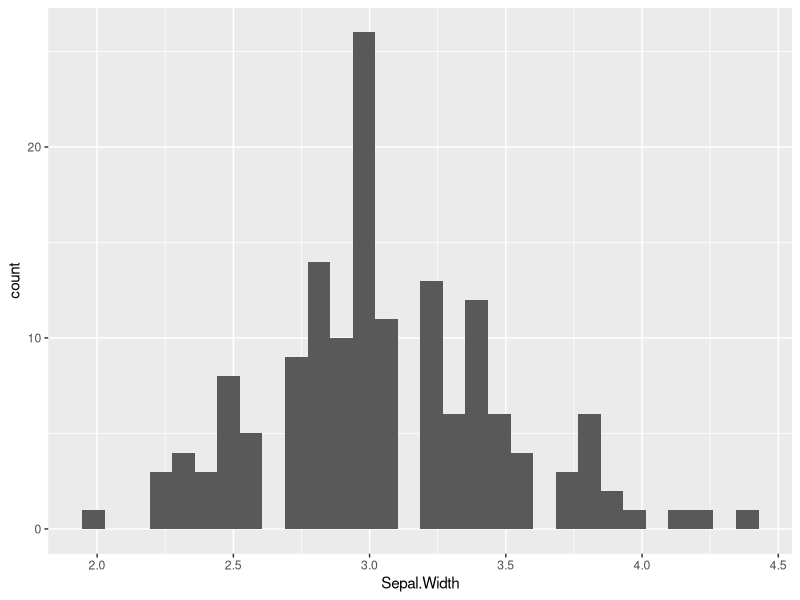
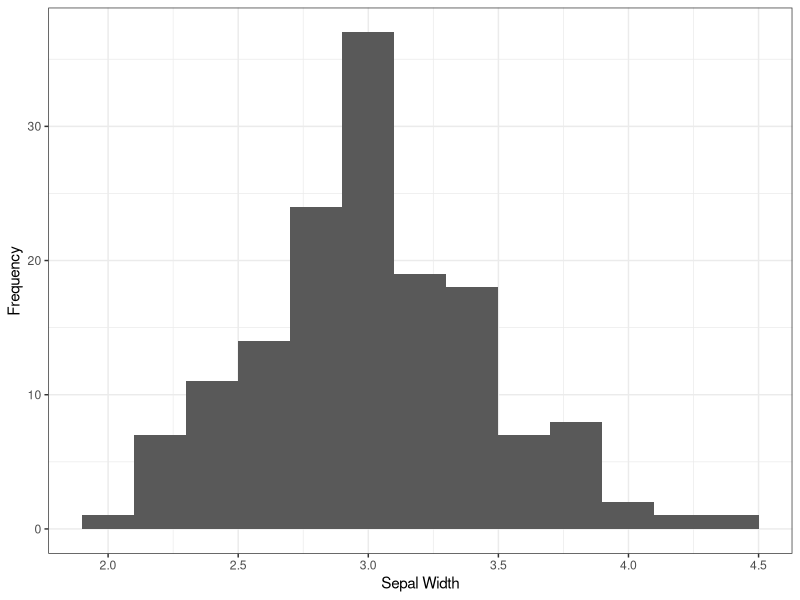
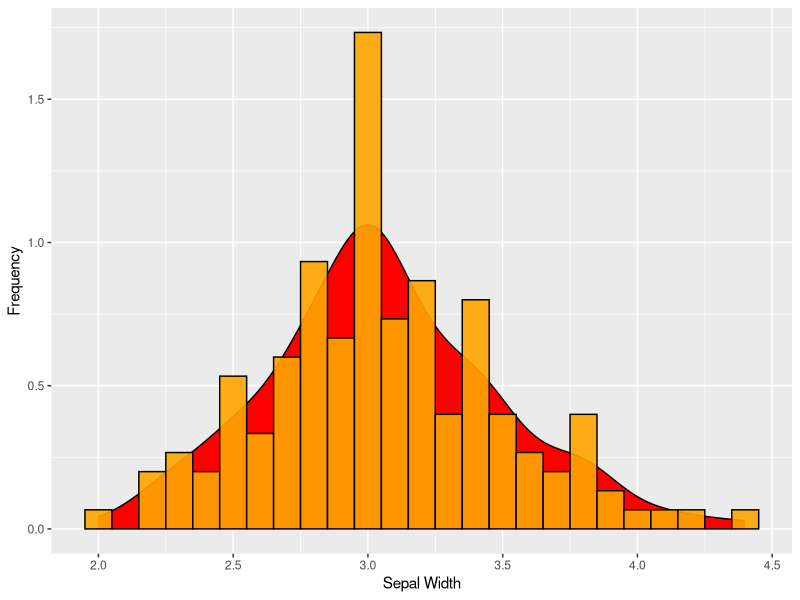
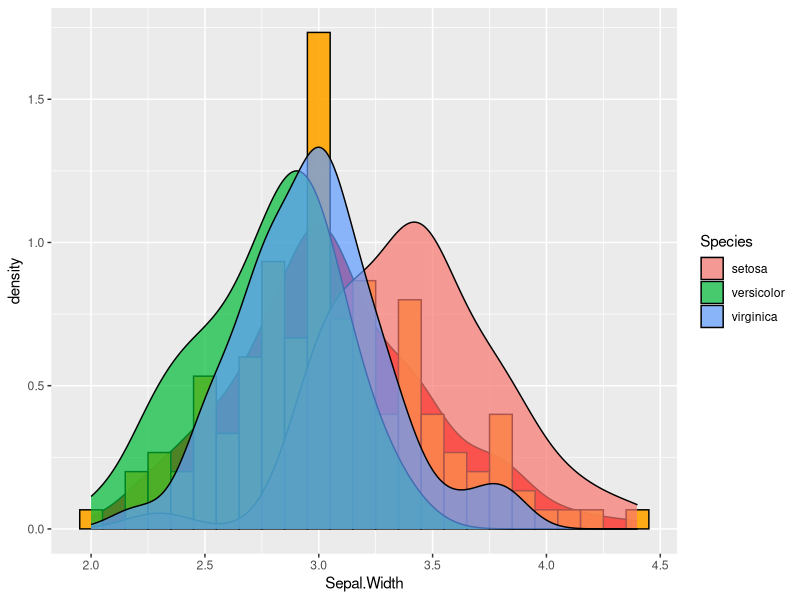
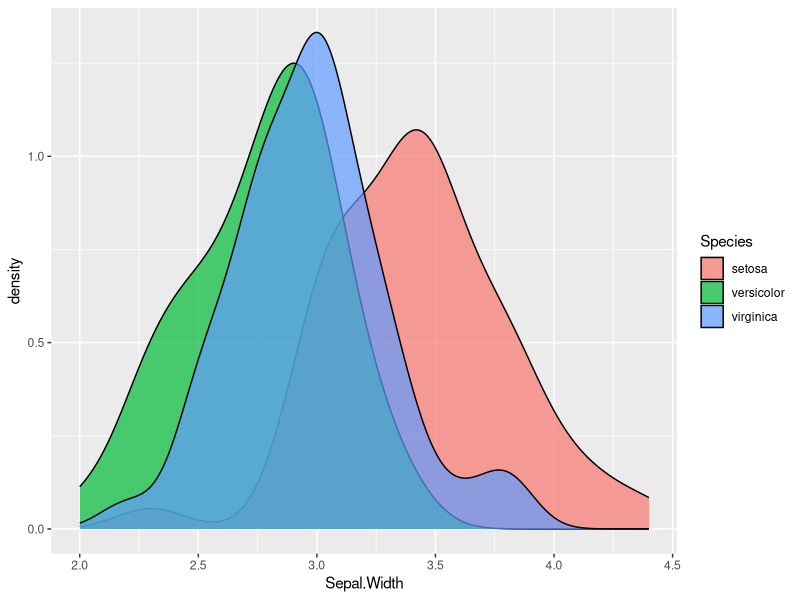
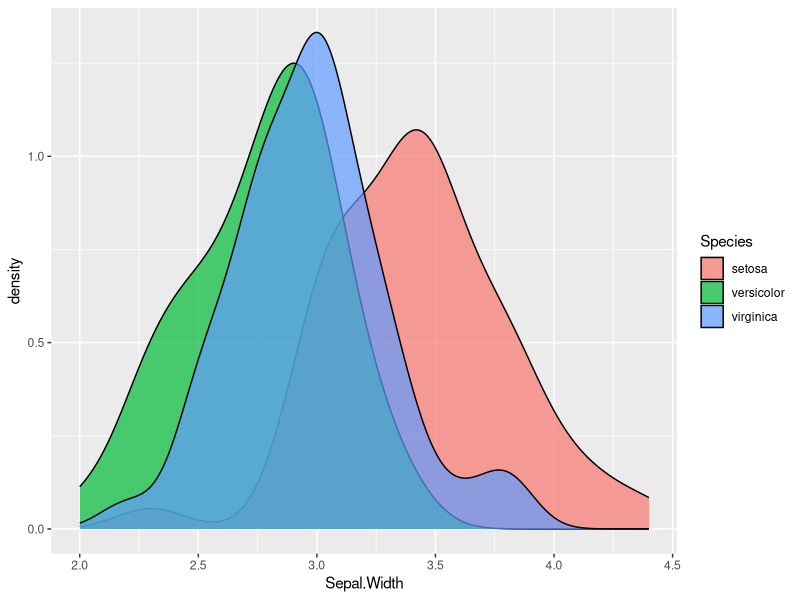
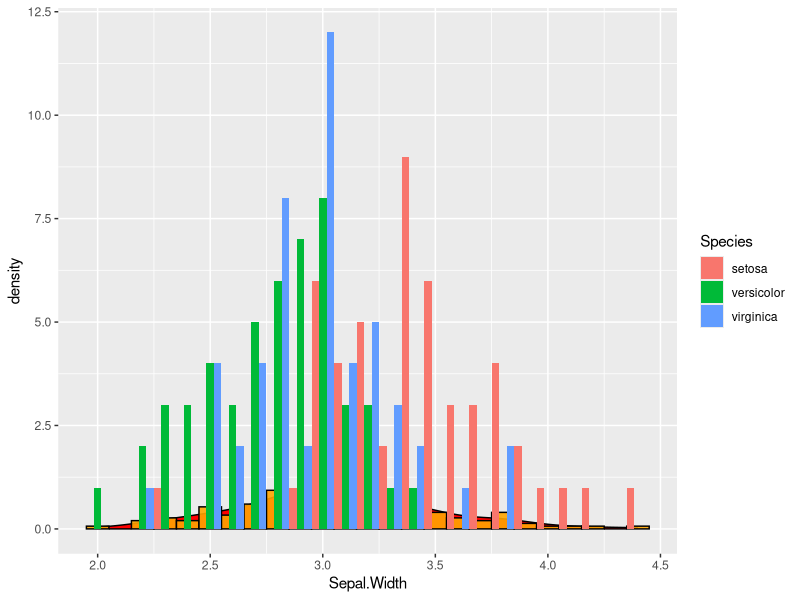
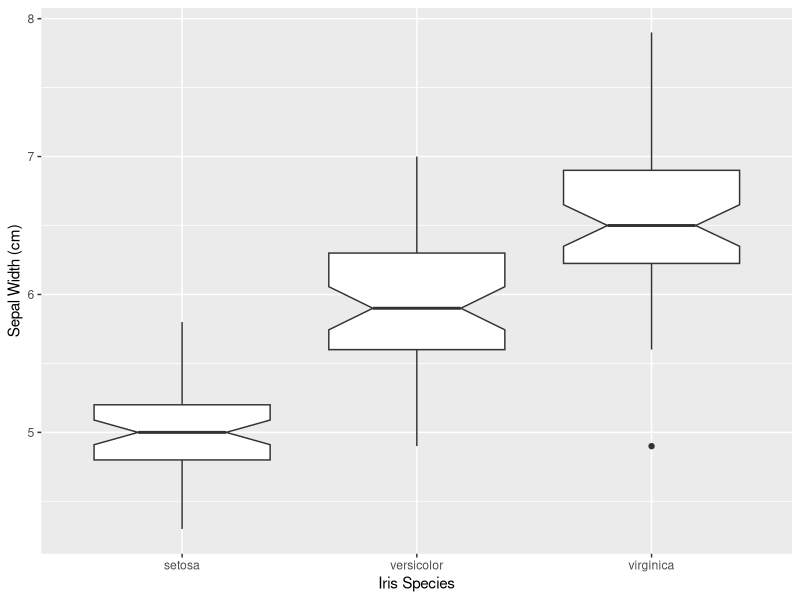

Reproduce these figures in R, in order.
## ---- chunk 1
library(ggplot2)
## ---- chunk 2
ggplot( iris, aes(x=Sepal.Width)) + geom_histogram()
## ---- chunk 3
p <- ggplot( iris, aes(x=Sepal.Width)) 
## ---- chunk 4
p + geom_histogram( binwidth=0.2 ) + xlab("Sepal Width") + ylab("Frequency") + theme_bw()
## ---- chunk 5
p <- p + geom_density( fill="red") 
p <- p + geom_histogram( binwidth=0.1, fill="orange", color="black", aes(y=..density..), alpha=0.9)  
p + xlab("Sepal Width") + ylab("Frequency")
## ---- chunk 6
p + geom_density( aes(fill=Species), alpha=0.7 )
## ---- chunk 7
ggplot( iris, aes(x=Sepal.Width,fill=Species) ) + geom_density( alpha=0.7 )
## ---- chunk 8
ggplot() + geom_density( aes(x=Sepal.Width,fill=Species), data=iris, alpha=0.7 )
## ---- chunk 9
p + geom_histogram( aes(fill=Species), binwidth=0.1, position="dodge")
## ---- chunk 10
ggplot(iris, aes(x=Species, y=Sepal.Length)) + geom_boxplot(notch = TRUE) + xlab("Iris Species") + ylab("Sepal Width (cm)")
## ---- chunk 11
ggplot(iris,aes(x=Sepal.Length,y=Sepal.Width, shape=Species)) + geom_point()
## ---- chunk 12
ggplot( iris, aes(x=Sepal.Width, y=Sepal.Length ) ) + geom_point() + facet_grid(Species~.) + xlab("Sepal Width (cm)") + ylab("Sepal Length")
## ---- chunk 13
length(colors())
## ---- chunk 14
colors()[ sample.int( length(colors()), size=20) ]
## ---- chunk 15
colors <- c("royalblue1", "orange1", "green3")
cols <- colors[ iris$Species ]
plot( Sepal.Width ~ Sepal.Length, data=iris, col=cols, xlab="Sepal Length (cm)", ylab="Sepal Width (cm)", bty="n", pch=16)
## ---- chunk 16
rainbow(10)
## ---- chunk 17
library(RColorBrewer)
display.brewer.all()
## ---- chunk 18
p <- ggplot(iris,aes(x=Sepal.Length,y=Sepal.Width, color=Species)) + geom_point() 
p <- p + xlab("Sepal Length (cm)") + ylab("Sepal Width (cm)")
p + scale_color_brewer(type="div", palette=6)
